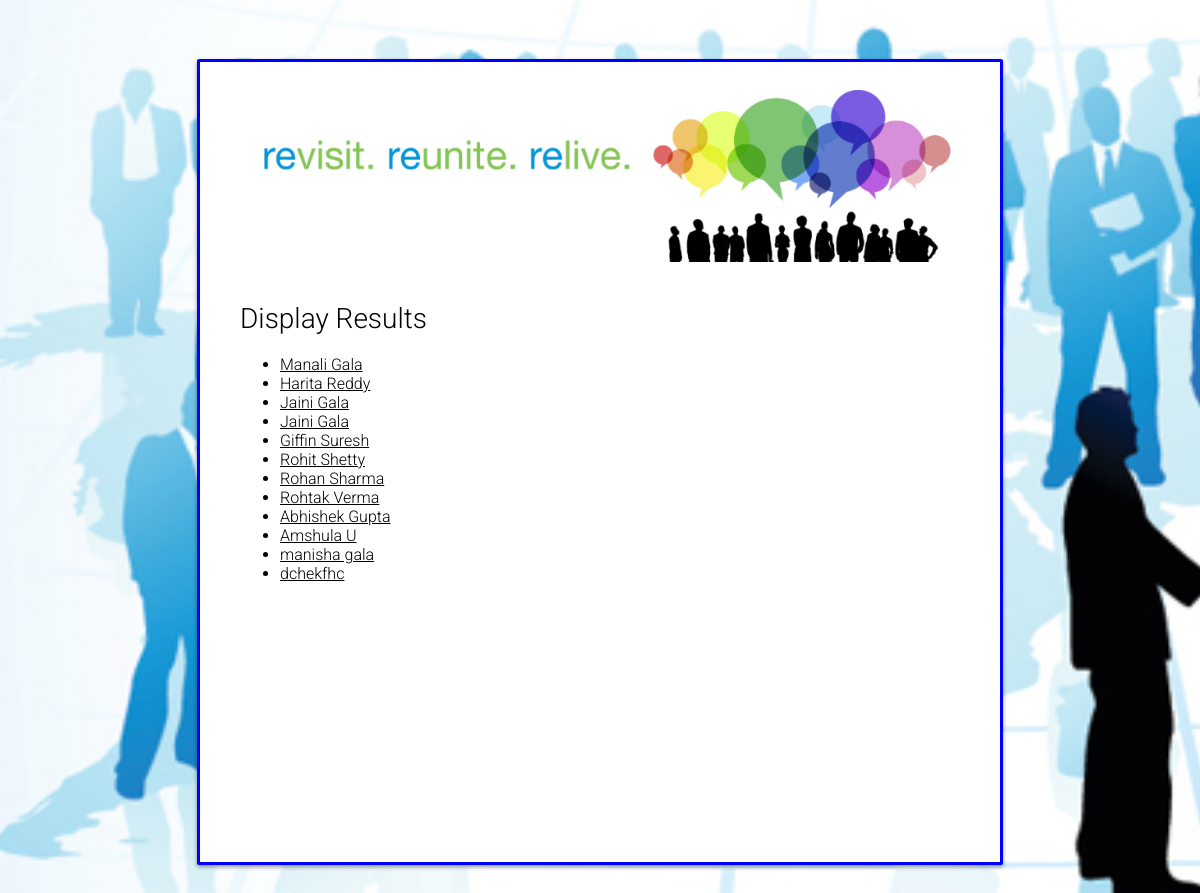
The page /alumni_tracker/search/display/ on the database as committed earlier.
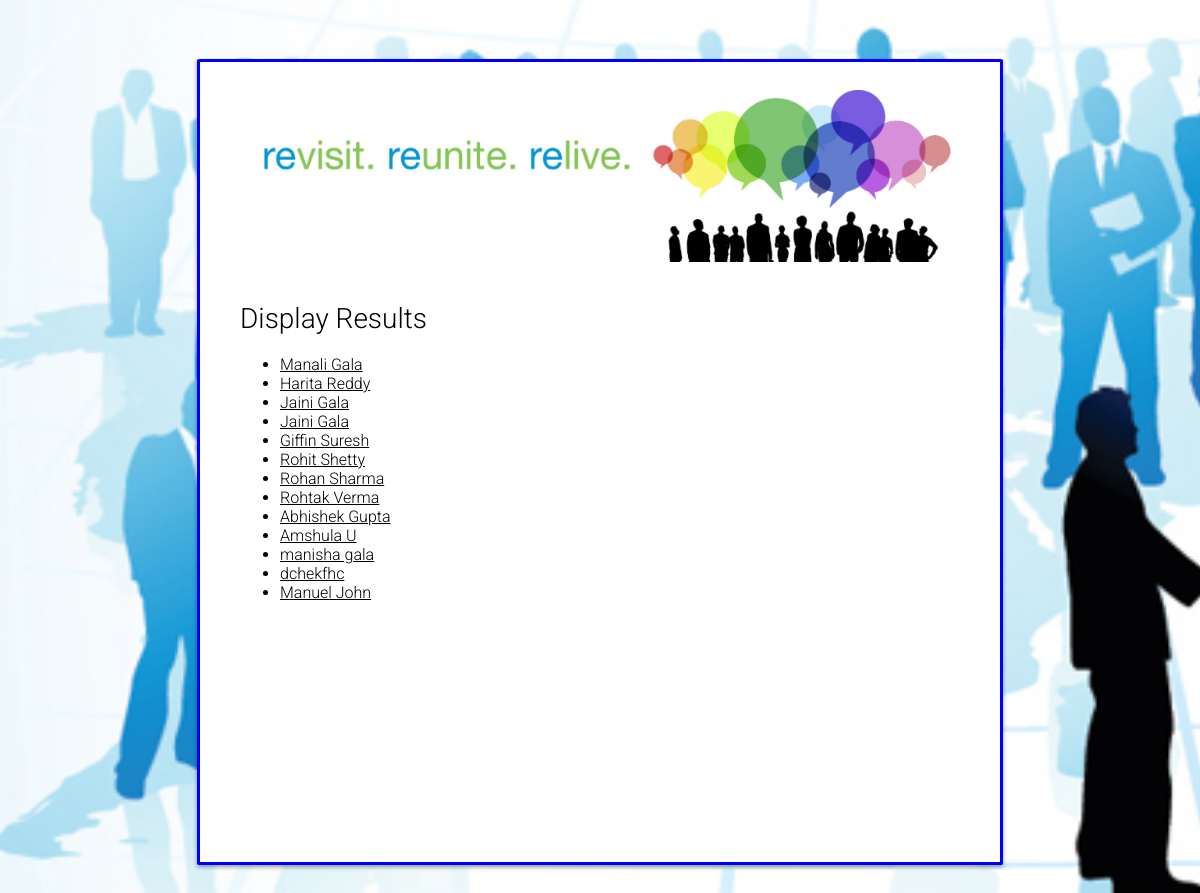
The same page on the database as committed later.
### alumni_tracker/models.py (models this page shows, shortened)
class Alumnus(models.Model):
	alumni_name = models.CharField(max_length=100)
	roll_no = models.CharField(max_length=7,primary_key=True)
	present_city = models.ForeignKey(Location,on_delete=models.SET_NULL,null=True)
	email_id = models.CharField(max_length=20,null=True)
	dept_code = models.ForeignKey(Department,on_delete=models.SET_NULL,null=True)
	grad_year = models.IntegerField()
	cgpa = models.IntegerField()

### alumni_tracker/views.py (the view)
# urls.py: url(r'^search/display/(?P<pk>[0-9]+[A-Z]+[0-9]+)/$', views.DetailView.as_view(), name='details'),
def display(request):
	alumni_results = Alumnus.objects.all()
	query = request.GET.get("name")
	query1= request.GET.get("grad_year")
	query2= request.GET.get("present_city")
	query3= request.GET.get("dept_code")
	flag=1
	if query:
		alumni_results = alumni_results.filter(
			Q(alumni_name__icontains=query)
		).distinct()
	if query1:
		alumni_results = alumni_results.filter(
		Q(grad_year__exact=query1)
	).distinct()
	if query2:
		alumni_results = alumni_results.filter(
		Q(present_city__city__icontains=query2)
	).distinct()
	if query3:
		alumni_results = alumni_results.filter(
		Q(dept_code__dept_code__icontains=query3)
	).distinct()
	if flag==1:
		return render(request, 'alumni_tracker/display.html', {'alumni_list': alumni_results})
	else:
		return render(request, 'alumni_tracker/display.html', {'alumni_list': alumni_results})

### alumni_tracker/templates/alumni_tracker/display.html (shortened to what this page needs)
{% load staticfiles %}
<!DOCTYPE html>
<html >
<head>
      <link rel="stylesheet" href="{% static 'alumni_tracker/alumnus.css' %}">
</head>
<body>
  <div id="login-box">
  	<div class="top">
  	</div>
  <div class="left">
  	<div  id="alumni_list">
    <h1>Display Results</h1>
<ul>
	{% for alumni in alumni_list %}
		<li><a  id="alumnus_name" href="{% url 'alumni_tracker:details' alumni.roll_no %}">{{alumni.alumni_name}}</a></li>
	{% endfor %}
</ul>
   </div>
  </div>
</div>
</body>
</html>

Rows that differ between the two databases and show on the page:
added Alumnus: alumni_name "Manuel John"
